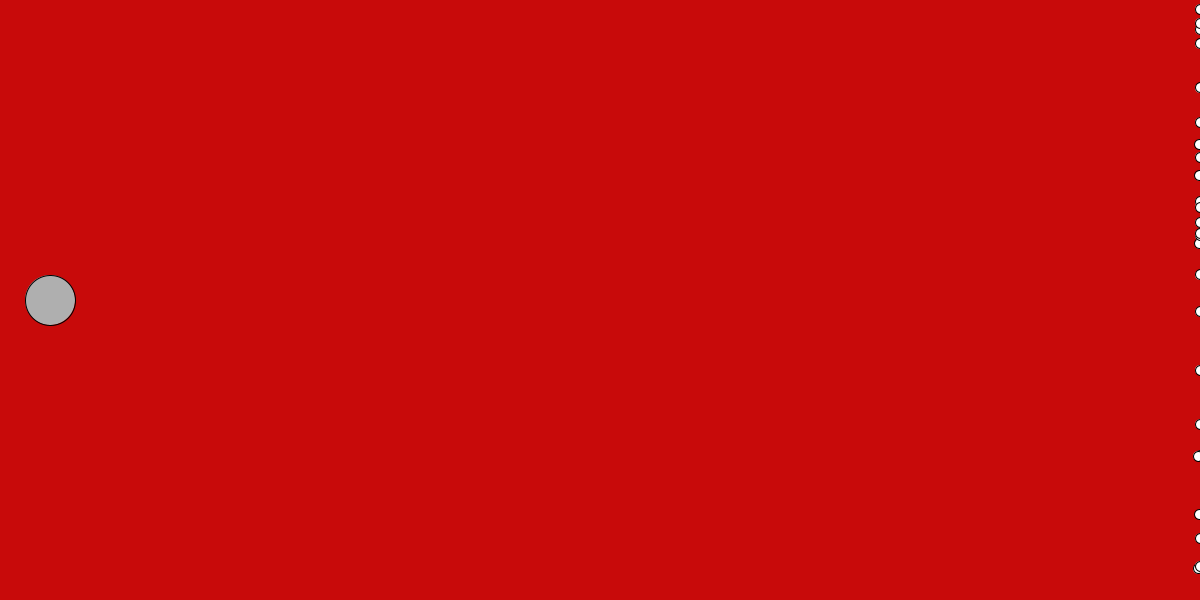
Frame 1 (no input)
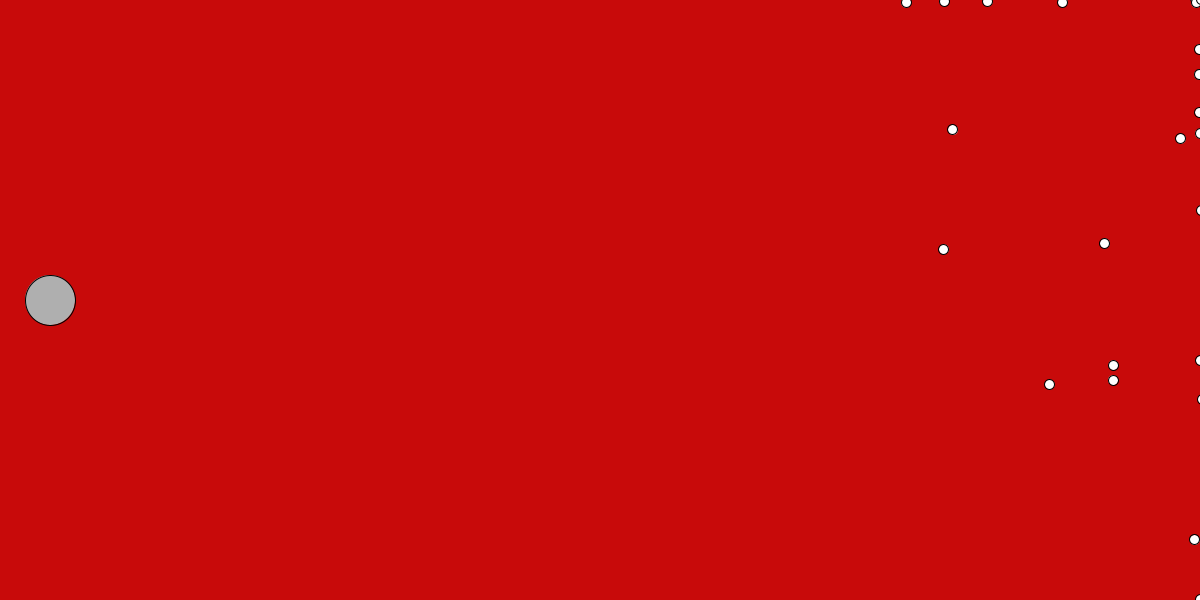
Frame 60 (the mouse pressed at the canvas centre just before this capture)
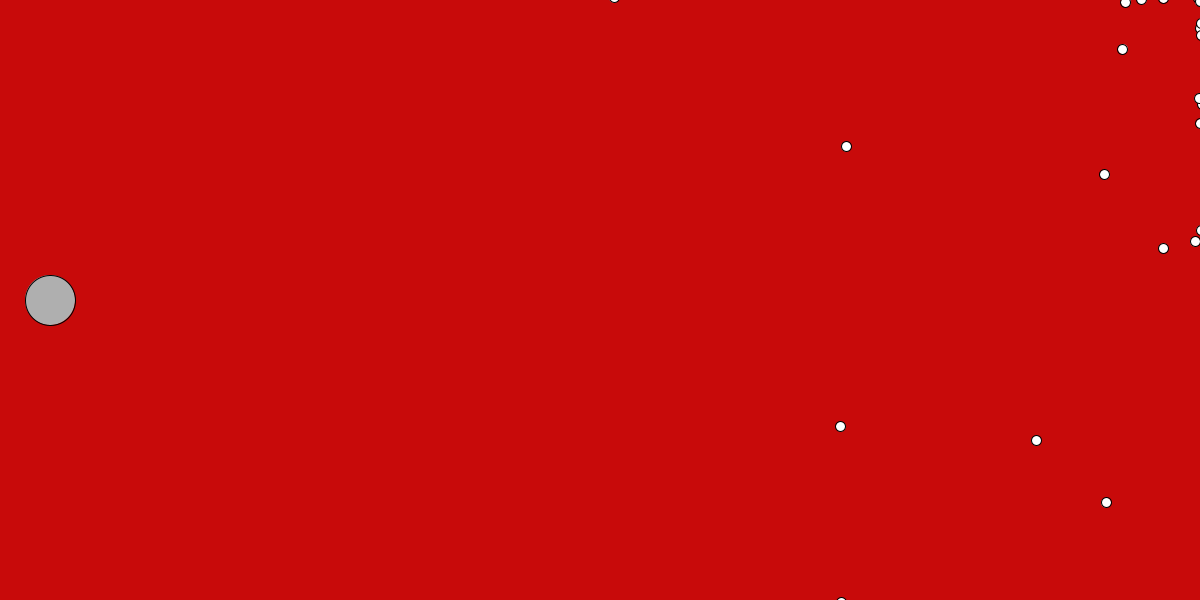
Frame 120 (the mouse held since frame 60 and released just before this capture)

The Processing sketch that drew these frames (run headless with seeded random() and noise(); from frame 60 on, the mouse is pressed at the canvas centre):

// Processing sketch: Kirmani_Shiraz_LabReport2_0
// ── Kirmani_Shiraz_LabReport2_0.pde
Cell[] cells = new Cell[25];
PVector source, friction, wind;
int r;
float cef;

void setup() {
  size(1200, 600);
  r = int(random(3));
  source = new PVector(50, 300);
  for (int i = 0; i < cells.length; i++) {
    cells[i] = new Cell(random(1, 5), 1200, random(600));
  }
}

void draw() {
  if (r == 1) {
    background(200, 10, 10);//red
    for (int i = 0; i < cells.length; i++) {
      float cef = 0.05;
      PVector friction = cells[i].vel.get();
      friction.mult(-1);
      friction.normalize();
      friction.mult(cef);
      cells[i].applyForce(friction);
      if (random(1)<0.2) {
        wind = new PVector(1, -0.5);
        cells[i].applyWind(wind);
      }
      cells[i].update();
      cells[i].display();
    }
  } else if (r == 2) {
    background(0, 200, 10);//green
    for (int i = 0; i < cells.length; i++) {
      float cef = 1;
      PVector friction = cells[i].vel.get();
      friction.normalize();
      friction.mult(cef);
      cells[i].applyForce(friction);
      if (random(1)<0.2) {
        wind = new PVector(2, 1.2);
        cells[i].applyWind(wind);
      }
      cells[i].update();
      cells[i].display();
    }
  } else {
    background(0, 0, 240); //blue
    for (int i = 0; i < cells.length; i++) {
      float cef = 0.9;
      PVector friction = cells[i].vel.get();
      friction.mult(-1);
      friction.normalize();
      friction.mult(cef);
      cells[i].applyForce(friction);
      if (random(1)<0.1) {
        wind = new PVector(0.8, 1);
        cells[i].applyWind(wind);
      }
      cells[i].update();
      cells[i].display();
      println("blue");
    }
  }

  stroke(0);
  fill(175);
  ellipse(source.x, source.y, 50, 50);
}

// ── Cell_class.pde
class Cell {
  //Declare variables
  PVector loc, vel, accel, temp;
  float mass;

  //Constructor
  Cell (float m, float x, float y) {
    //Initialise variables
    mass = m;
    loc = new PVector(x, y);
    vel = new PVector(0, 0);
    accel = new PVector(0.01, 0.01);
  }

  void display() {
    //Cell colour and dimensions
    stroke(0);
    fill(255);
    ellipseMode(CENTER);
    ellipse(loc.x, loc.y, 10, 10);
  }

  void applyForce(PVector friction) {
    //randomly pick a movement method with a 33% chance of each
    if (random(1) < 0.33) {
      accel.x = int(random(3))-1;
      accel.y = int(random(3))-1;
      PVector temp = friction;
      temp.div(mass);
      applyForce(temp);
    } else if (random(1) < 0.66) {
      //moving in the direction of the ECM
      accel.add(friction);
    } else {
      //move the cell towards the source (of nutrients)
      accel = PVector.sub(source, loc);
      accel.normalize();
      accel.mult(0.2);
      PVector temp = friction;
      temp.div(mass);
      applyForce(temp);
      println(source);
    }
  }

  void applyWind(PVector wind) {
    wind.div(mass);
    accel.add(wind);
  }

  void update() {
    vel.add(accel);
    vel.limit(5);
    loc.add(vel);
    if ((loc.x < 0) || (loc.x > width)) {
      loc.x -= vel.x;
    } else {
      loc.x += vel.x;
    }
    if ((loc.y < 0) || (loc.y > height)) {
      loc.y -= vel.y;
    } else {
      loc.y += vel.y;
    }
  }
}
